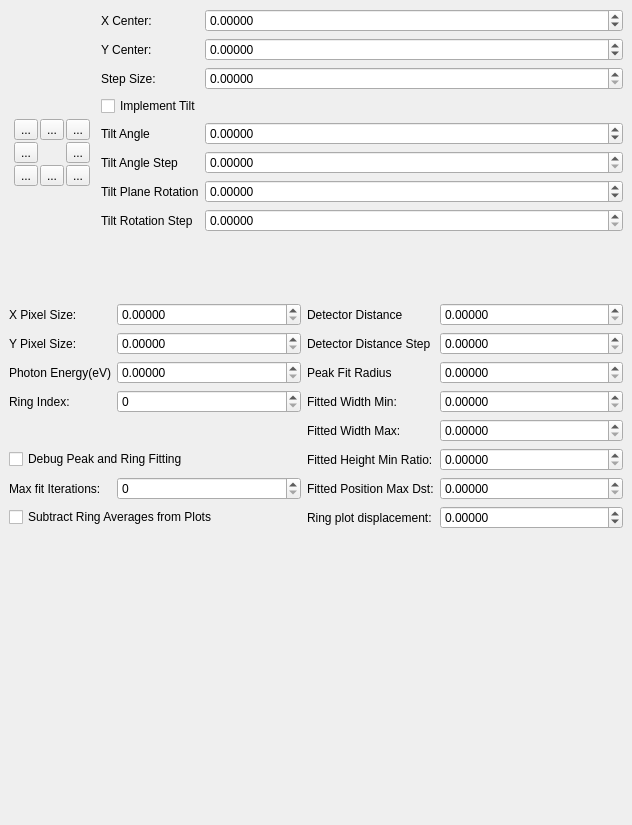
<?xml version="1.0" encoding="UTF-8"?>
<ui version="4.0">
 <class>QxrdCenterFinderDialog</class>
 <widget class="QDockWidget" name="QxrdCenterFinderDialog">
  <property name="geometry">
   <rect>
    <x>0</x>
    <y>0</y>
    <width>632</width>
    <height>825</height>
   </rect>
  </property>
  <property name="windowTitle">
   <string>Centering</string>
  </property>
  <widget class="QWidget" name="dockWidgetContents">
   <property name="sizePolicy">
    <sizepolicy hsizetype="Preferred" vsizetype="Preferred">
     <horstretch>0</horstretch>
     <verstretch>0</verstretch>
    </sizepolicy>
   </property>
   <layout class="QGridLayout" name="gridLayout_3">
    <item row="0" column="0">
     <layout class="QGridLayout" name="gridLayout_2">
      <item row="0" column="0" rowspan="9">
       <widget class="QWidget" name="widget" native="true">
        <property name="sizePolicy">
         <sizepolicy hsizetype="Fixed" vsizetype="Fixed">
          <horstretch>0</horstretch>
          <verstretch>0</verstretch>
         </sizepolicy>
        </property>
        <layout class="QGridLayout" name="gridLayout_8">
         <property name="leftMargin">
          <number>5</number>
         </property>
         <property name="topMargin">
          <number>5</number>
         </property>
         <property name="rightMargin">
          <number>5</number>
         </property>
         <property name="bottomMargin">
          <number>5</number>
         </property>
         <property name="spacing">
          <number>2</number>
         </property>
         <item row="0" column="1">
          <widget class="QToolButton" name="m_CenterMoveUp">
           <property name="toolTip">
            <string>Move Center Up</string>
           </property>
           <property name="text">
            <string>...</string>
           </property>
           <property name="icon">
            <iconset resource="qxrdresources.qrc">
             <normaloff>:/images/go-up.png</normaloff>:/images/go-up.png</iconset>
           </property>
           <property name="iconSize">
            <size>
             <width>48</width>
             <height>48</height>
            </size>
           </property>
          </widget>
         </item>
         <item row="1" column="2">
          <widget class="QToolButton" name="m_CenterMoveRight">
           <property name="toolTip">
            <string>Move Center Right</string>
           </property>
           <property name="text">
            <string>...</string>
           </property>
           <property name="icon">
            <iconset resource="qxrdresources.qrc">
             <normaloff>:/images/go-right.png</normaloff>:/images/go-right.png</iconset>
           </property>
           <property name="iconSize">
            <size>
             <width>48</width>
             <height>48</height>
            </size>
           </property>
          </widget>
         </item>
         <item row="2" column="0">
          <widget class="QToolButton" name="m_CenterMoveDownLeft">
           <property name="toolTip">
            <string>Move Center Down and Left</string>
           </property>
           <property name="text">
            <string>...</string>
           </property>
           <property name="icon">
            <iconset resource="qxrdresources.qrc">
             <normaloff>:/images/go-down-left.png</normaloff>:/images/go-down-left.png</iconset>
           </property>
           <property name="iconSize">
            <size>
             <width>48</width>
             <height>48</height>
            </size>
           </property>
          </widget>
         </item>
         <item row="0" column="0">
          <widget class="QToolButton" name="m_CenterMoveUpLeft">
           <property name="toolTip">
            <string>Move Center Up and Left</string>
           </property>
           <property name="text">
            <string>...</string>
           </property>
           <property name="icon">
            <iconset resource="qxrdresources.qrc">
             <normaloff>:/images/go-up-left.png</normaloff>:/images/go-up-left.png</iconset>
           </property>
           <property name="iconSize">
            <size>
             <width>48</width>
             <height>48</height>
            </size>
           </property>
          </widget>
         </item>
         <item row="2" column="2">
          <widget class="QToolButton" name="m_CenterMoveDownRight">
           <property name="toolTip">
            <string>Move Center Down and Right</string>
           </property>
           <property name="text">
            <string>...</string>
           </property>
           <property name="icon">
            <iconset resource="qxrdresources.qrc">
             <normaloff>:/images/go-down-right.png</normaloff>:/images/go-down-right.png</iconset>
           </property>
           <property name="iconSize">
            <size>
             <width>48</width>
             <height>48</height>
            </size>
           </property>
          </widget>
         </item>
         <item row="1" column="0">
          <widget class="QToolButton" name="m_CenterMoveLeft">
           <property name="toolTip">
            <string>Move Center Left</string>
           </property>
           <property name="text">
            <string>...</string>
           </property>
           <property name="icon">
            <iconset resource="qxrdresources.qrc">
             <normaloff>:/images/go-left.png</normaloff>:/images/go-left.png</iconset>
           </property>
           <property name="iconSize">
            <size>
             <width>48</width>
             <height>48</height>
            </size>
           </property>
          </widget>
         </item>
         <item row="1" column="1">
          <widget class="QLabel" name="label_13">
           <property name="toolTip">
            <string>Color wheel - if beam is not properly centered
find the color on the right of the group of peaks
and click the corresponding button to move the
center in the right direction</string>
           </property>
           <property name="text">
            <string/>
           </property>
           <property name="pixmap">
            <pixmap resource="qxrdresources.qrc">:/images/color-wheel.png</pixmap>
           </property>
           <property name="alignment">
            <set>Qt::AlignCenter</set>
           </property>
          </widget>
         </item>
         <item row="2" column="1">
          <widget class="QToolButton" name="m_CenterMoveDown">
           <property name="toolTip">
            <string>Move Center Down</string>
           </property>
           <property name="text">
            <string>...</string>
           </property>
           <property name="icon">
            <iconset resource="qxrdresources.qrc">
             <normaloff>:/images/go-down.png</normaloff>:/images/go-down.png</iconset>
           </property>
           <property name="iconSize">
            <size>
             <width>48</width>
             <height>48</height>
            </size>
           </property>
          </widget>
         </item>
         <item row="0" column="2">
          <widget class="QToolButton" name="m_CenterMoveUpRight">
           <property name="toolTip">
            <string>Move Center Up and Right</string>
           </property>
           <property name="text">
            <string>...</string>
           </property>
           <property name="icon">
            <iconset resource="qxrdresources.qrc">
             <normaloff>:/images/go-up-right.png</normaloff>:/images/go-up-right.png</iconset>
           </property>
           <property name="iconSize">
            <size>
             <width>48</width>
             <height>48</height>
            </size>
           </property>
          </widget>
         </item>
        </layout>
       </widget>
      </item>
      <item row="8" column="1" colspan="2">
       <spacer name="verticalSpacer_2">
        <property name="orientation">
         <enum>Qt::Vertical</enum>
        </property>
        <property name="sizeHint" stdset="0">
         <size>
          <width>20</width>
          <height>40</height>
         </size>
        </property>
       </spacer>
      </item>
      <item row="1" column="1">
       <widget class="QLabel" name="label_15">
        <property name="text">
         <string>Y Center:</string>
        </property>
       </widget>
      </item>
      <item row="1" column="2">
       <widget class="QDoubleSpinBox" name="m_CenterY">
        <property name="toolTip">
         <string>Y Center in Pixels</string>
        </property>
        <property name="keyboardTracking">
         <bool>false</bool>
        </property>
        <property name="decimals">
         <number>5</number>
        </property>
        <property name="minimum">
         <double>-10000.000000000000000</double>
        </property>
        <property name="maximum">
         <double>10000.000000000000000</double>
        </property>
       </widget>
      </item>
      <item row="0" column="1">
       <widget class="QLabel" name="label_14">
        <property name="text">
         <string>X Center:</string>
        </property>
       </widget>
      </item>
      <item row="2" column="2">
       <widget class="QxrdCenterStepSpinner" name="m_CenterStep">
        <property name="toolTip">
         <string>Step Size for Center moves</string>
        </property>
        <property name="keyboardTracking">
         <bool>false</bool>
        </property>
        <property name="decimals">
         <number>5</number>
        </property>
        <property name="maximum">
         <double>100.000000000000000</double>
        </property>
       </widget>
      </item>
      <item row="2" column="1">
       <widget class="QLabel" name="label_16">
        <property name="text">
         <string>Step Size:</string>
        </property>
       </widget>
      </item>
      <item row="0" column="2">
       <widget class="QDoubleSpinBox" name="m_CenterX">
        <property name="sizePolicy">
         <sizepolicy hsizetype="Minimum" vsizetype="Fixed">
          <horstretch>1</horstretch>
          <verstretch>0</verstretch>
         </sizepolicy>
        </property>
        <property name="toolTip">
         <string>X Center in pixels</string>
        </property>
        <property name="keyboardTracking">
         <bool>false</bool>
        </property>
        <property name="decimals">
         <number>5</number>
        </property>
        <property name="minimum">
         <double>-10000.000000000000000</double>
        </property>
        <property name="maximum">
         <double>10000.000000000000000</double>
        </property>
       </widget>
      </item>
      <item row="6" column="2">
       <widget class="QDoubleSpinBox" name="m_TiltPlaneRotation">
        <property name="toolTip">
         <string>Rotation of tilt plane (deg) 0=horizontal</string>
        </property>
        <property name="keyboardTracking">
         <bool>false</bool>
        </property>
        <property name="decimals">
         <number>5</number>
        </property>
        <property name="minimum">
         <double>-90.000000000000000</double>
        </property>
        <property name="maximum">
         <double>360.000000000000000</double>
        </property>
       </widget>
      </item>
      <item row="6" column="1">
       <widget class="QLabel" name="label_19">
        <property name="text">
         <string>Tilt Plane Rotation</string>
        </property>
       </widget>
      </item>
      <item row="4" column="1">
       <widget class="QLabel" name="label_18">
        <property name="text">
         <string>Tilt Angle</string>
        </property>
       </widget>
      </item>
      <item row="4" column="2">
       <widget class="QDoubleSpinBox" name="m_DetectorTilt">
        <property name="toolTip">
         <string>Tilt angle of detector plane (deg)</string>
        </property>
        <property name="keyboardTracking">
         <bool>false</bool>
        </property>
        <property name="decimals">
         <number>5</number>
        </property>
        <property name="minimum">
         <double>-90.000000000000000</double>
        </property>
        <property name="maximum">
         <double>90.000000000000000</double>
        </property>
        <property name="singleStep">
         <double>0.100000000000000</double>
        </property>
       </widget>
      </item>
      <item row="3" column="1" colspan="2">
       <widget class="QCheckBox" name="m_ImplementTilt">
        <property name="toolTip">
         <string>Enable Advanced Tilt Geometry?</string>
        </property>
        <property name="text">
         <string>Implement Tilt</string>
        </property>
       </widget>
      </item>
      <item row="5" column="2">
       <widget class="QxrdCenterStepSpinner" name="m_DetectorTiltStep">
        <property name="toolTip">
         <string>Step Size for Tilt Angle Changes</string>
        </property>
        <property name="keyboardTracking">
         <bool>false</bool>
        </property>
        <property name="decimals">
         <number>5</number>
        </property>
        <property name="maximum">
         <double>10.000000000000000</double>
        </property>
       </widget>
      </item>
      <item row="5" column="1">
       <widget class="QLabel" name="label_31">
        <property name="text">
         <string>Tilt Angle Step</string>
        </property>
       </widget>
      </item>
      <item row="7" column="1">
       <widget class="QLabel" name="label_32">
        <property name="text">
         <string>Tilt Rotation Step</string>
        </property>
       </widget>
      </item>
      <item row="7" column="2">
       <widget class="QxrdCenterStepSpinner" name="m_TiltPlaneRotationStep">
        <property name="toolTip">
         <string>Step Size for Tilt Plane Rotation Changes</string>
        </property>
        <property name="keyboardTracking">
         <bool>false</bool>
        </property>
        <property name="decimals">
         <number>5</number>
        </property>
        <property name="maximum">
         <double>10.000000000000000</double>
        </property>
       </widget>
      </item>
     </layout>
    </item>
    <item row="1" column="0">
     <layout class="QGridLayout" name="gridLayout">
      <item row="1" column="3">
       <widget class="QxrdCenterStepSpinner" name="m_DetectorDistanceStep">
        <property name="toolTip">
         <string>Step Size for Distance Changes</string>
        </property>
        <property name="keyboardTracking">
         <bool>false</bool>
        </property>
        <property name="decimals">
         <number>5</number>
        </property>
        <property name="maximum">
         <double>1000.000000000000000</double>
        </property>
       </widget>
      </item>
      <item row="3" column="1">
       <widget class="QSpinBox" name="m_RingIndex"/>
      </item>
      <item row="1" column="2">
       <widget class="QLabel" name="label_33">
        <property name="text">
         <string>Detector Distance Step</string>
        </property>
       </widget>
      </item>
      <item row="1" column="0">
       <widget class="QLabel" name="label_21">
        <property name="text">
         <string>Y Pixel Size:</string>
        </property>
       </widget>
      </item>
      <item row="2" column="1">
       <widget class="QDoubleSpinBox" name="m_Energy">
        <property name="sizePolicy">
         <sizepolicy hsizetype="Minimum" vsizetype="Fixed">
          <horstretch>1</horstretch>
          <verstretch>0</verstretch>
         </sizepolicy>
        </property>
        <property name="toolTip">
         <string>Photon Energy (eV)</string>
        </property>
        <property name="keyboardTracking">
         <bool>false</bool>
        </property>
        <property name="decimals">
         <number>5</number>
        </property>
        <property name="maximum">
         <double>1000000.000000000000000</double>
        </property>
        <property name="singleStep">
         <double>100.000000000000000</double>
        </property>
       </widget>
      </item>
      <item row="0" column="2">
       <widget class="QLabel" name="label_17">
        <property name="text">
         <string>Detector Distance</string>
        </property>
       </widget>
      </item>
      <item row="0" column="1">
       <widget class="QDoubleSpinBox" name="m_DetectorXPixelSize">
        <property name="sizePolicy">
         <sizepolicy hsizetype="Minimum" vsizetype="Fixed">
          <horstretch>1</horstretch>
          <verstretch>0</verstretch>
         </sizepolicy>
        </property>
        <property name="toolTip">
         <string>Detector X Pixel Size (micrometer)</string>
        </property>
        <property name="keyboardTracking">
         <bool>false</bool>
        </property>
        <property name="decimals">
         <number>5</number>
        </property>
        <property name="maximum">
         <double>10000.000000000000000</double>
        </property>
       </widget>
      </item>
      <item row="0" column="3">
       <widget class="QDoubleSpinBox" name="m_DetectorDistance">
        <property name="sizePolicy">
         <sizepolicy hsizetype="Minimum" vsizetype="Fixed">
          <horstretch>1</horstretch>
          <verstretch>0</verstretch>
         </sizepolicy>
        </property>
        <property name="toolTip">
         <string>Sample-Detector Distance (mm)</string>
        </property>
        <property name="keyboardTracking">
         <bool>false</bool>
        </property>
        <property name="decimals">
         <number>5</number>
        </property>
        <property name="maximum">
         <double>10000.000000000000000</double>
        </property>
       </widget>
      </item>
      <item row="6" column="0">
       <widget class="QLabel" name="label_35">
        <property name="text">
         <string>Max fit Iterations:</string>
        </property>
       </widget>
      </item>
      <item row="7" column="0" colspan="2">
       <widget class="QCheckBox" name="m_SubtractRingAverages">
        <property name="toolTip">
         <string/>
        </property>
        <property name="text">
         <string>Subtract Ring Averages from Plots</string>
        </property>
       </widget>
      </item>
      <item row="3" column="0">
       <widget class="QLabel" name="label_34">
        <property name="text">
         <string>Ring Index:</string>
        </property>
       </widget>
      </item>
      <item row="6" column="1">
       <widget class="QSpinBox" name="m_PeakFitIterations"/>
      </item>
      <item row="0" column="0">
       <widget class="QLabel" name="label_20">
        <property name="text">
         <string>X Pixel Size:</string>
        </property>
       </widget>
      </item>
      <item row="2" column="0">
       <widget class="QLabel" name="label_22">
        <property name="text">
         <string>Photon Energy(eV)</string>
        </property>
       </widget>
      </item>
      <item row="5" column="0" colspan="2">
       <widget class="QCheckBox" name="m_PeakFitDebug">
        <property name="toolTip">
         <string/>
        </property>
        <property name="text">
         <string>Debug Peak and Ring Fitting</string>
        </property>
       </widget>
      </item>
      <item row="1" column="1">
       <widget class="QDoubleSpinBox" name="m_DetectorYPixelSize">
        <property name="sizePolicy">
         <sizepolicy hsizetype="Minimum" vsizetype="Fixed">
          <horstretch>1</horstretch>
          <verstretch>0</verstretch>
         </sizepolicy>
        </property>
        <property name="toolTip">
         <string>Detector Y Pixel Size (micrometer)</string>
        </property>
        <property name="keyboardTracking">
         <bool>false</bool>
        </property>
        <property name="decimals">
         <number>5</number>
        </property>
        <property name="maximum">
         <double>10000.000000000000000</double>
        </property>
       </widget>
      </item>
      <item row="2" column="2">
       <widget class="QLabel" name="label_40">
        <property name="text">
         <string>Peak Fit Radius</string>
        </property>
       </widget>
      </item>
      <item row="2" column="3">
       <widget class="QxrdCenterStepSpinner" name="m_PeakFitRadius">
        <property name="toolTip">
         <string/>
        </property>
        <property name="keyboardTracking">
         <bool>false</bool>
        </property>
        <property name="decimals">
         <number>5</number>
        </property>
        <property name="maximum">
         <double>1000.000000000000000</double>
        </property>
       </widget>
      </item>
      <item row="3" column="2">
       <widget class="QLabel" name="label_36">
        <property name="text">
         <string>Fitted Width Min:</string>
        </property>
       </widget>
      </item>
      <item row="3" column="3">
       <widget class="QxrdCenterStepSpinner" name="m_FittedWidthMin">
        <property name="toolTip">
         <string/>
        </property>
        <property name="keyboardTracking">
         <bool>false</bool>
        </property>
        <property name="decimals">
         <number>5</number>
        </property>
        <property name="maximum">
         <double>1000.000000000000000</double>
        </property>
       </widget>
      </item>
      <item row="4" column="2">
       <widget class="QLabel" name="label_37">
        <property name="text">
         <string>Fitted Width Max:</string>
        </property>
       </widget>
      </item>
      <item row="4" column="3">
       <widget class="QxrdCenterStepSpinner" name="m_FittedWidthMax">
        <property name="toolTip">
         <string/>
        </property>
        <property name="keyboardTracking">
         <bool>false</bool>
        </property>
        <property name="decimals">
         <number>5</number>
        </property>
        <property name="maximum">
         <double>1000.000000000000000</double>
        </property>
       </widget>
      </item>
      <item row="5" column="2">
       <widget class="QLabel" name="label_38">
        <property name="text">
         <string>Fitted Height Min Ratio:</string>
        </property>
       </widget>
      </item>
      <item row="5" column="3">
       <widget class="QxrdCenterStepSpinner" name="m_FittedHeightMinRatio">
        <property name="toolTip">
         <string/>
        </property>
        <property name="keyboardTracking">
         <bool>false</bool>
        </property>
        <property name="decimals">
         <number>5</number>
        </property>
        <property name="maximum">
         <double>1000.000000000000000</double>
        </property>
       </widget>
      </item>
      <item row="6" column="2">
       <widget class="QLabel" name="label_39">
        <property name="text">
         <string>Fitted Position Max Dst:</string>
        </property>
       </widget>
      </item>
      <item row="6" column="3">
       <widget class="QxrdCenterStepSpinner" name="m_FittedPositionMaxDistance">
        <property name="toolTip">
         <string/>
        </property>
        <property name="keyboardTracking">
         <bool>false</bool>
        </property>
        <property name="decimals">
         <number>5</number>
        </property>
        <property name="maximum">
         <double>1000.000000000000000</double>
        </property>
       </widget>
      </item>
      <item row="7" column="2">
       <widget class="QLabel" name="label_41">
        <property name="text">
         <string>Ring plot displacement:</string>
        </property>
       </widget>
      </item>
      <item row="7" column="3">
       <widget class="QDoubleSpinBox" name="m_RingAverageDisplacement">
        <property name="decimals">
         <number>5</number>
        </property>
        <property name="minimum">
         <double>-10000.000000000000000</double>
        </property>
        <property name="maximum">
         <double>10000.000000000000000</double>
        </property>
       </widget>
      </item>
     </layout>
    </item>
    <item row="2" column="0">
     <spacer name="verticalSpacer">
      <property name="orientation">
       <enum>Qt::Vertical</enum>
      </property>
      <property name="sizeHint" stdset="0">
       <size>
        <width>20</width>
        <height>40</height>
       </size>
      </property>
     </spacer>
    </item>
   </layout>
  </widget>
 </widget>
 <customwidgets>
  <customwidget>
   <class>QxrdCenterStepSpinner</class>
   <extends>QDoubleSpinBox</extends>
   <header>qxrdcenterstepspinner.h</header>
  </customwidget>
 </customwidgets>
 <resources>
  <include location="qxrdresources.qrc"/>
 </resources>
 <connections/>
</ui>
